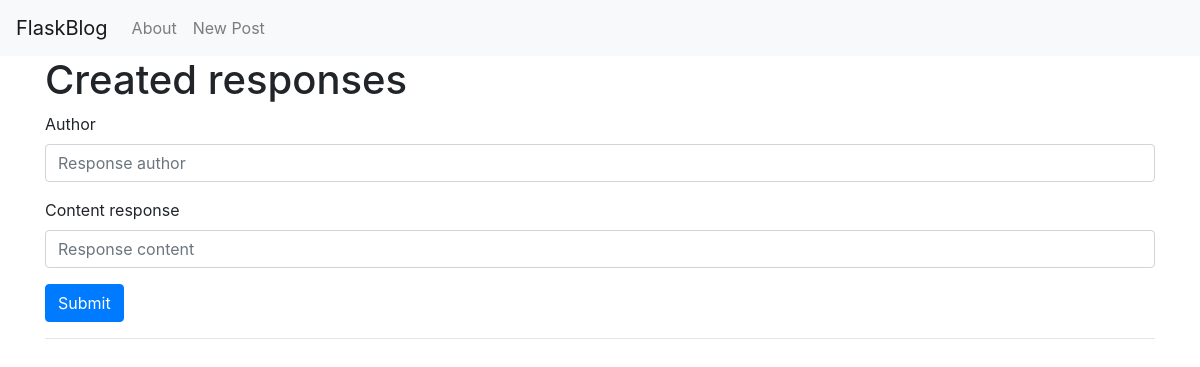
The app's page /2/created, older data.
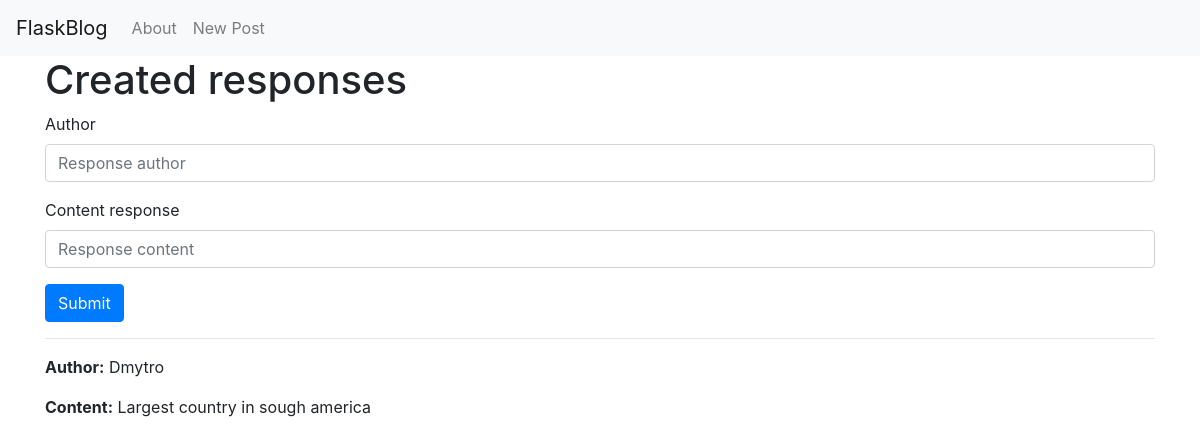
The same page, newer data.
### tables this page shows
CREATE TABLE response(
    id INTEGER PRIMARY KEY AUTOINCREMENT,
    created TIMESTAMP NOT NULL DEFAULT CURRENT_TIMESTAMP,
    content_response TEXT NOT NULL,
    author TEXT NOT NULL,
    post_id INTEGER,
    FOREIGN KEY (post_id) REFERENCES posts (id)
);

### app.py (the view, shortened to what this page needs)
@app.route('/<int:id>/created', methods=('GET', 'POST'))
def created(id):
    post = get_post(id)
    responses = get_responses(id)
    return render_template('created_response.html', post=post, responses=responses)

### app.py (called while the page is built)
def get_db_connection():
    conn = sqlite3.connect("database.db")
    conn.row_factory = sqlite3.Row
    return conn

def get_post(post_id):
    conn = get_db_connection()
    post = conn.execute("SELECT * FROM posts WHERE id = ?", (post_id,)).fetchone()
    conn.close()
    if post is None:
        abort(404)
    return post

def get_responses(post_id):
    conn = get_db_connection()
    responses = conn.execute("SELECT * FROM response WHERE post_id = ?", (post_id,)).fetchall()
    conn.close()
    return responses

### templates/created_response.html (shortened to what this page needs)
{% extends 'base.html' %}
{% block content %}
<h1>{% block title %} Created responses {% endblock %}</h1>
<form method="post">
    <div class="form-group">
        <label for="author">Author</label>
        <input type="text" name="author" placeholder="Response author" class="form-control">
    </div>
    <div class="form-group">
        <label for="content_response">Content response</label>
        <input type="text" name="content_response" placeholder="Response content" class="form-control">
    </div>
    <div class="form-group">
        <button type="submit" class="btn btn-primary">Submit</button>
    </div>
</form>
<hr>
{% for response in responses %}
    <div class="response">
        <p><strong>Author:</strong> {{ response['author'] }}</p>
        <p><strong>Content:</strong> {{ response['content_response'] }}</p>
    </div>
{% endfor %}
{% endblock %}

Row changes from the older to the newer data that the page shows:
added response: author "Dmytro", content_response "Largest country in sough america"
